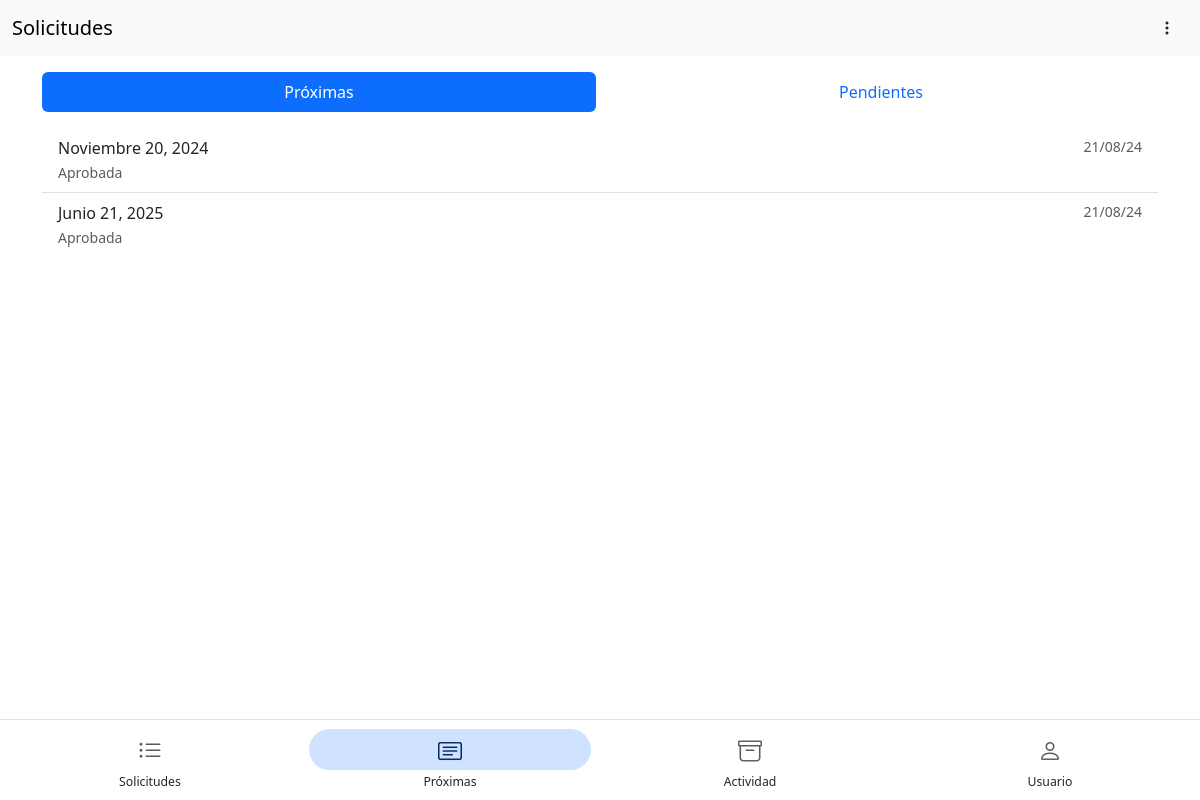
The app's page /reports/ (signed in) with its own data.
### prestamos/models.py (models this page shows, shortened)
class Order(models.Model):
    class Meta:
        verbose_name = "Orden"
        verbose_name_plural = "Ordenes"
        ordering = ["-created_at"]
    user = models.ForeignKey(to=User, on_delete=models.CASCADE)
    created_at = models.DateTimeField(auto_now_add=True)
    updated_at = models.DateTimeField(auto_now=True)
    order_date = models.DateTimeField(default=timezone.now, null=False)
    return_date = models.DateTimeField(default=timezone.now, null=False)
    units = models.ManyToManyField(Unit, related_name='orders')
    status = models.CharField(max_length=10, choices=OrderStatusChoices.choices, default=OrderStatusChoices.PENDING)
    approved_by = models.ForeignKey(to=User, related_name='approved_orders', null=True, blank=True,
                                    on_delete=models.SET_NULL, default=None)

### prestamos/views.py (the view)
# urls.py: path('reports/', ReportListView.as_view(), name='report_list'),
class ReportListView(LoginRequiredMixin, ListView):
    model = Report
    template_name = 'report_list.html'
    context_object_name = 'orders'
    def get_queryset(self):
        return Order.objects.filter(
            user=self.request.user,
            order_date__gt=timezone.now(),
            status__in=[OrderStatusChoices.PENDING, OrderStatusChoices.APPROVED]
        )

### templates/report_list.html (shortened to what this page needs)
{% extends 'bases/base-nav.html' %}
{% block nav %}
    {% include 'navegation/top.html' with title='Solicitudes' %}
{% endblock %}
{% block content %}
    <div class="container">
        <ul class="nav nav-pills nav-fill nav-justified mt-3 mb-3 gap-2" id="myTab">
            <li class="nav-item">
                <a class="nav-link active" id="ordenes-tab" data-bs-toggle="tab" href="#ordenes" role="tab"
                   aria-controls="ordenes" aria-selected="true">Próximas</a>
            </li>
            <li class="nav-item">
                <a class="nav-link" id="reportes-tab" data-bs-toggle="tab" href="#reportes" role="tab"
                   aria-controls="reportes" aria-selected="false">Pendientes</a>
            </li>
        </ul>
        <div class="tab-content" style="margin-bottom: 6em;">
            <div class="tab-pane fade show active" id="ordenes" role="tabpanel" aria-labelledby="ordenes-tab">
                <ul class="list-group list-group-flush">
                    {% for order in orders %}
                        {% if order.status == "approved" %}
                            <a class="list-group-item list-group-item-action d-flex justify-content-between align-items-start"
                               href="{% url 'order_detail' order.pk %}">
                                <div class="me-auto">
                                    <div class="fw-medium">{{ order.order_date|date:'F d, Y' }}</div>
                                    <span class="text-muted small">{{ order.get_status_display }}</span>
                                </div>
                                <span class="text-muted small">{{ order.created_at|date:'d/m/y' }}</span>
                            </a>
                        {% endif %}
                    {% endfor %}
                </ul>
            </div>
        </div>
    </div>
    <div class="fixed-bottom">
        {% include 'navegation/bottom.html' with option=3 %}
    </div>
{% endblock %}

### records on screen
Order: order_date "Noviembre 20, 2024", status "Aprobada", created_at "21/08/24"
Order: order_date "Junio 21, 2025", status "Aprobada", created_at "21/08/24"

### other values on screen
{{ title }} "Solicitudes"
